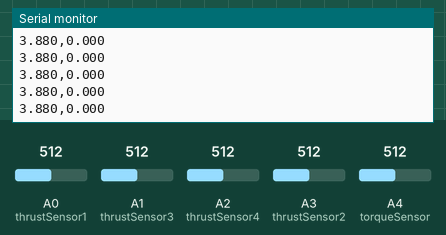
Simulated run of this sketch. Board: Arduino Uno, built with avr-gcc and run on an emulated ATmega328P. On the bench: the last lines printed to the serial monitor. The test bench sets the inputs (shaded band); at power-on: A2 (thrustSensor4) = 512, A3 (thrustSensor2) = 512, A0 (thrustSensor1) = 512, A1 (thrustSensor3) = 512, A4 (torqueSensor) = 512.

Above: at 1.2 s.
1.3 s: A2 (thrustSensor4) set to 459
At 2.1 s:
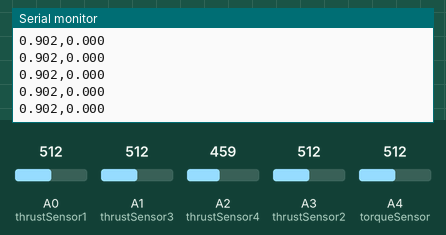
2.8 s: A2 (thrustSensor4) set to 428
At 3.9 s:
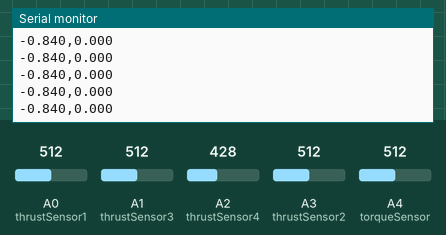
7.3 s: A3 (thrustSensor2) set to 671
At 7.8 s:
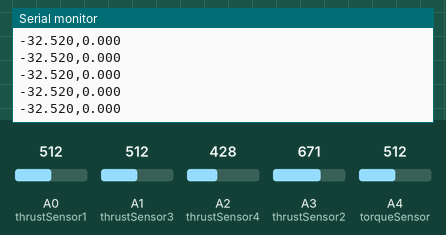
8.8 s: A3 (thrustSensor2) set to 696
At 9.4 s:
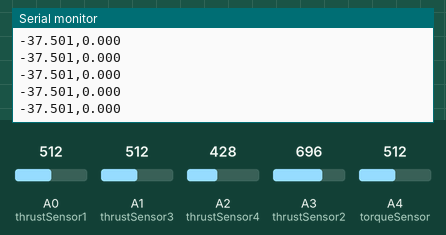
Timing chart, 0 to 11.3 s (numbered marks = the images above; inputs shaded):
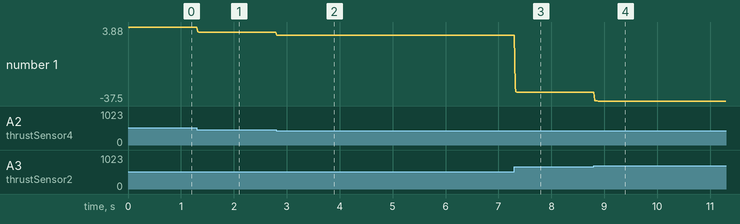

The sketch:

ForceSensor_code.ino
```cpp
#include <Arduino.h>

float weightsA1 = 0.0084914244;
float weightsA2 = -0.0182792591;
float weightsA3 = 0.0115852731;
float weightsA4 = 0.0051548949;
const float TORQUE_CALIBRATION_SLOPE = 0.0108;
const float TORQUE_CALIBRATION_OFFSET = -7.7948;

float measurement1;
float measurement2;
float measurement3;
float measurement4;
float measurement5;

int torqueSensor = A4;
int thrustSensor1 = A0;
int thrustSensor2 = A3;
int thrustSensor3 = A1;
int thrustSensor4 = A2;
float temp1 = 0;
float temp2 = 0;
float temp3 = 0;
float temp4 = 0;
float temp5 = 0;

float currentForce = 1e3;
float forcenm1 = 1e6;
float forcenm2;
float currentAvg;
float lastAvg;
float forceConvergenceThreshold = 0.01;

float currentTorque = 1e3;
float torquenm1 = 1e6;
float torquenm2;
float currentTorqueAvg;
float lastTorqueAvg;
float torqueConvergenceThreshold = 0.01;

float tareWeight = 0;
float tareTorque = 0;

void setup() {
  // put your setup code here, to run once:
  Serial.begin(115200);

  pinMode(torqueSensor, INPUT);
  pinMode(thrustSensor1, INPUT);
  pinMode(thrustSensor2, INPUT);
  pinMode(thrustSensor3, INPUT);
  pinMode(thrustSensor4, INPUT);

  tareWeight = getForce();
  tareTorque = getTorque();
}

void loop() {
  // put your main code here, to run repeatedly:
  float force = getForce();
  float torque = getTorque();

  Serial.print(force, 3); Serial.print(","); Serial.println(torque, 3);
  Serial.flush();
  delay(10);
}

float getTorque() {
  float force;
  float moment_arm = 0.1158875;

  force = analogRead(torqueSensor) * TORQUE_CALIBRATION_SLOPE - TORQUE_CALIBRATION_OFFSET;

  return (force * moment_arm) - tareTorque;
}

float getForce() {
  float mass;
  for (int i = 0; i < 10; i++) {
    measurement1 = analogRead(thrustSensor1) * weightsA1;
    temp1 = temp1 + measurement1;

    measurement2 = analogRead(thrustSensor2) * weightsA2;
    temp2 = temp2 + measurement2;

    measurement3 = analogRead(thrustSensor3) * weightsA3;
    temp3 = temp3 + measurement3;

    measurement4 = analogRead(thrustSensor4) * weightsA4;
    temp4 = temp4 + measurement4;
  }
  temp1 = temp1 / 10;
  temp2 = temp2 / 10;
  temp3 = temp3 / 10;
  temp4 = temp4 / 10;
  mass = temp1 + temp2 + temp3 + temp4;
  return (mass * 9.81) - tareWeight;
}
```

Measured:
- after the input at 1.3 s, the serial monitor: prints a new line at once (image 1)
- after the input at 2.8 s, the serial monitor: prints a new line at once (image 2)
- after the input at 7.3 s, the serial monitor: prints a new line at once (image 3)
- after the input at 8.8 s, the serial monitor: prints a new line at once (image 4)
- plotted number 1: 3.88 → 0.9 after the input at 1.3 s, 0.9 → -0.84 after the input at 2.8 s, -0.84 → -32.52 after the input at 7.3 s, -32.52 → -37.5 after the input at 8.8 s
